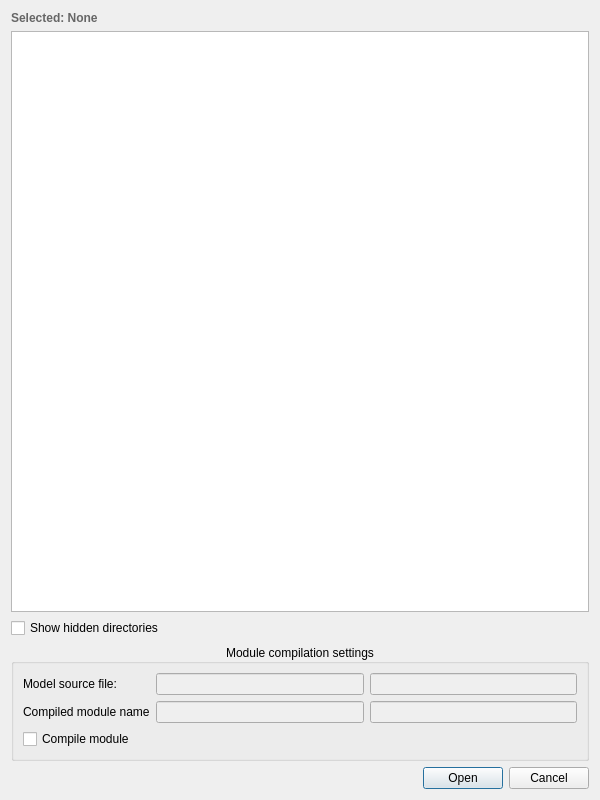
<?xml version="1.0" encoding="UTF-8"?>
<ui version="4.0">
 <class>CustomDirectoryDialog</class>
 <widget class="QDialog" name="CustomDirectoryDialog">
  <property name="geometry">
   <rect>
    <x>0</x>
    <y>0</y>
    <width>600</width>
    <height>800</height>
   </rect>
  </property>
  <property name="windowTitle">
   <string>Load Model from Directory</string>
  </property>
  <property name="modal">
   <bool>true</bool>
  </property>
  <layout class="QVBoxLayout" name="mainLayout">
   <item>
    <widget class="QLabel" name="m_pathLabel">
     <property name="styleSheet">
      <string notr="true">QLabel { font-weight: bold; color: #666; }</string>
     </property>
     <property name="text">
      <string>Selected: None</string>
     </property>
    </widget>
   </item>
   <item>
    <widget class="QTreeView" name="m_treeView">
     <property name="sortingEnabled">
      <bool>true</bool>
     </property>
     <property name="headerHidden">
      <bool>true</bool>
     </property>
    </widget>
   </item>
   <item>
    <widget class="QCheckBox" name="m_showHiddenCheckBox">
     <property name="text">
      <string>Show hidden directories</string>
     </property>
    </widget>
   </item>
   <item>
    <widget class="QGroupBox" name="moduleCompilationSettings">
     <property name="title">
      <string>Module compilation settings</string>
     </property>
     <property name="alignment">
      <set>Qt::AlignmentFlag::AlignCenter</set>
     </property>
     <layout class="QGridLayout" name="gridLayout_2">
      <item row="0" column="0">
       <widget class="QLabel" name="modelSourceLabel">
        <property name="text">
         <string>Model source file:</string>
        </property>
       </widget>
      </item>
      <item row="0" column="1">
       <widget class="QLineEdit" name="modelSourceLineEdit">
        <property name="enabled">
         <bool>false</bool>
        </property>
       </widget>
      </item>
      <item row="0" column="2">
       <widget class="QLineEdit" name="modelSourceModificationTimeLineEdit">
        <property name="enabled">
         <bool>false</bool>
        </property>
       </widget>
      </item>
      <item row="1" column="0">
       <widget class="QLabel" name="compiledModuleLabel">
        <property name="text">
         <string>Compiled module name</string>
        </property>
       </widget>
      </item>
      <item row="1" column="1">
       <widget class="QLineEdit" name="compiledModuleLineEdit">
        <property name="enabled">
         <bool>false</bool>
        </property>
       </widget>
      </item>
      <item row="1" column="2">
       <widget class="QLineEdit" name="compiledModuleTimeLineEdit">
        <property name="enabled">
         <bool>false</bool>
        </property>
       </widget>
      </item>
      <item row="2" column="0">
       <widget class="QCheckBox" name="compileModuleCheckBox">
        <property name="text">
         <string>Compile module</string>
        </property>
       </widget>
      </item>
     </layout>
    </widget>
   </item>
   <item>
    <layout class="QHBoxLayout" name="buttonLayout">
     <item>
      <spacer name="horizontalSpacer">
       <property name="orientation">
        <enum>Qt::Orientation::Horizontal</enum>
       </property>
       <property name="sizeHint" stdset="0">
        <size>
         <width>40</width>
         <height>20</height>
        </size>
       </property>
      </spacer>
     </item>
     <item>
      <widget class="QPushButton" name="m_okButton">
       <property name="text">
        <string>Open</string>
       </property>
      </widget>
     </item>
     <item>
      <widget class="QPushButton" name="m_cancelButton">
       <property name="text">
        <string>Cancel</string>
       </property>
      </widget>
     </item>
    </layout>
   </item>
  </layout>
 </widget>
 <resources/>
 <connections/>
</ui>
